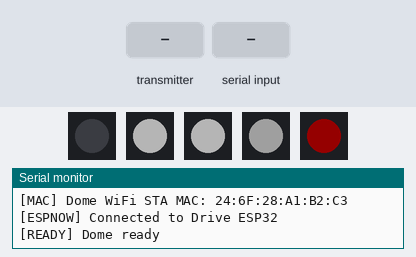
This sketch was run on a simulated ESP32. Parts: 5 × 1 RGB LEDs in strip order, left to right, the last lines printed to the serial monitor. The test bench sets the inputs (shaded band). Dim RGB values are drawn brighter than linear; the strip is taken to match the declared colour order; random numbers use the default seed unless the sketch sets one; EEPROM starts erased.

Above: at 3.6 s.
3.7 s: the transmitter starts sending psi = 1024
6.7 s: "setmac,45\n" received over Serial
At 9.6 s:
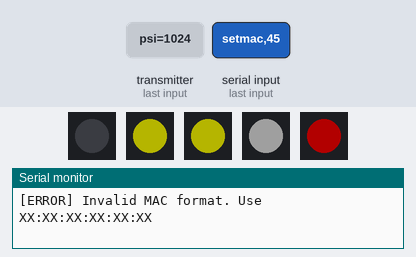
9.7 s: "30,150\n" received over Serial
12.7 s: "6\n" received over Serial
15.7 s: "debug\n" received over Serial
At 18.6 s:
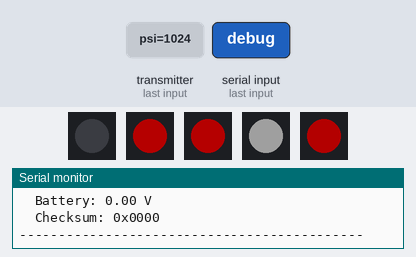
18.7 s: the transmitter starts sending bat = 100
Timing chart, 0 to 22.7 s (numbered marks = the images above; inputs shaded):
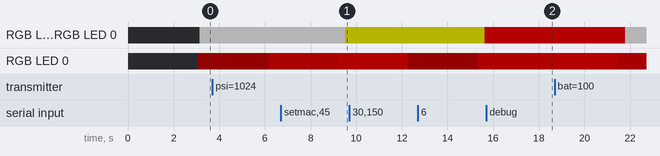

The sketch:

ESP32_DOME_RC3.ino
```cpp
#include <Adafruit_NeoPixel.h>
#include <esp_now.h>
#include <WiFi.h>
#include "esp_wifi.h"
#include "esp_sleep.h"

#include <Preferences.h>
Preferences prefs;

// ---------------- CONFIG ----------------

#define psiPIN     25
#define sLogicPIN  27
#define lLogicPIN  33
#define hpPIN      15
#define eyePIN     32
#define battPin    A13 // GPIO35

#define NUM_PIXELS 1
#define BRIGHTNESS 64

#define WIFI_CHANNEL 11
#define HEARTBEAT_LED 2  // Built-in LED on many ESP32 boards

// ESPNOW peer MAC
uint8_t masterMAC[] = {0xC4, 0x5B, 0xBE, 0x90, 0x6A, 0x68};

// ------------------- CONFIGURABLE DEFAULTS -------------------
static const char* DEFAULT_REVISION = "Joe Drive Rev 1.0 RC3 DOME";
static const char* DEFAULT_REVISION_DATE = "2026-03-02";

const unsigned long SHOW_AFTER_MS = 5000;

bool shownAfterWait = false;
unsigned long bootMs = 0;

#pragma pack(push, 1)
typedef struct struct_message {

  int psi;          // Flicker flag
  int anim;         // Animation code
  float bat;        // Battery voltage

  uint16_t checksum = 0;
} struct_message;
#pragma pack(pop)

struct_message incoming;
struct_message outgoing;

Adafruit_NeoPixel PSI(NUM_PIXELS, psiPIN, NEO_GRB + NEO_KHZ800);
Adafruit_NeoPixel sLOGIC(NUM_PIXELS, sLogicPIN, NEO_GRB + NEO_KHZ800);
Adafruit_NeoPixel lLOGIC(NUM_PIXELS, lLogicPIN, NEO_GRB + NEO_KHZ800);
Adafruit_NeoPixel HP(NUM_PIXELS, hpPIN, NEO_RGB + NEO_KHZ800);
Adafruit_NeoPixel EYE(NUM_PIXELS, eyePIN, NEO_GRB + NEO_KHZ800);

bool debugLocal = false;

// Timers
unsigned long lastEyeUpdate = 0;
unsigned long lastLogicUpdate = 0;
unsigned long lastRainbowUpdate = 0;
unsigned long flickerEndTime = 0;
unsigned long lastDataTime = 0;
unsigned long lastBatteryUpdate = 0;

bool shouldFlicker = false;

// Sleep logic
RTC_DATA_ATTR bool wake = true;
const unsigned long SLEEP_TIMEOUT = 15UL * 60UL * 1000UL; // 15 min
const unsigned long BATTERY_INTERVAL = 5UL * 60UL * 1000UL; // 5 min

// Animation state machine
enum AnimState { IDLE, RAINBOW, RED, BLUE };
AnimState currentAnim = IDLE;

// Serial command buffer
String cmdBuffer = "";

// === Function Prototypes ===
void OnDataRecv(const uint8_t *mac, const uint8_t *data, int len);
// void OnDataSent(const uint8_t *mac_addr, esp_now_send_status_t status);
void checkSerialCommand();
void updateAnimations();
void handleAnimation();
void rainbowCycle();
void sendBattery();
float readBatteryVoltage();
uint16_t calculateChecksum(const struct_message &d);
void bootFeedback();

void setup() {
  Serial.begin(115200);
  unsigned long start = millis();
  while (!Serial && millis() - start < 2000) {
      ; // Wait max 2 seconds for Serial
  }
  Serial.println(F("\n=== Dome ESP32 Boot ==="));
  Serial.println(F("Instructions:"));
  Serial.println(F("1. Ensure Drive Master MAC is correct in masterMAC[]"));
  Serial.println(F("2. Type 'debug' to toggle local debug"));
  Serial.println(F("3. Device will sleep after 15 min inactivity"));
  Serial.println(F("--------------------------------------------"));

  bootMs = millis();
  // Display right after reboot (every boot)
  showBuildInfoSerial("BOOT");

  prefs.begin("dome", false);

  // Load MAC from prefs if available
  String savedMAC = prefs.getString("masterMAC", "");
  if (savedMAC.length() == 17) { // Valid MAC format
    Serial.printf("[MAC] Loaded saved Drive Master MAC: %s\n", savedMAC.c_str());
    parseMAC(savedMAC, masterMAC);
  } else {
    Serial.println("[MAC] Using default Drive Master MAC");
  }

  pinMode(battPin, INPUT_PULLUP);

  // Boot LED feedback
  bootFeedback();

  // Wake-up cause
  if (esp_sleep_get_wakeup_cause() == ESP_SLEEP_WAKEUP_EXT0) {
    wake = !wake;
    Serial.printf("[WAKE] Button pressed. New state: %s\n", wake ? "AWAKE" : "SLEEP");
  }
  if (!wake) {
    Serial.println("[SLEEP] Going back to sleep...");
    esp_sleep_enable_ext0_wakeup(GPIO_NUM_35, 0);
    esp_deep_sleep_start();
  }

  WiFi.mode(WIFI_STA);
  esp_wifi_set_channel(WIFI_CHANNEL, WIFI_SECOND_CHAN_NONE);

  uint8_t mac[6];
  esp_read_mac(mac, ESP_MAC_WIFI_STA);
  Serial.printf("[MAC] Dome WiFi STA MAC: %02X:%02X:%02X:%02X:%02X:%02X\n", mac[0], mac[1], mac[2], mac[3], mac[4], mac[5]);

  if (esp_now_init() != ESP_OK) {
    Serial.println(F("[ESPNOW] Init Failed"));
    return;
  }
  esp_now_register_recv_cb(OnDataRecv);
  // esp_now_register_send_cb(OnDataSent);

  esp_now_peer_info_t peerInfo = {};
  memcpy(peerInfo.peer_addr, masterMAC, 6);
  peerInfo.channel = WIFI_CHANNEL;
  peerInfo.encrypt = false;
  if (esp_now_add_peer(&peerInfo) != ESP_OK) {
    Serial.println(F("[ESPNOW] Failed to add Drive peer"));
  } else {
    Serial.println(F("[ESPNOW] Connected to Drive ESP32"));
  }

  PSI.begin(); sLOGIC.begin(); lLOGIC.begin(); HP.begin(); EYE.begin();
  PSI.setBrightness(BRIGHTNESS);
  sLOGIC.setBrightness(BRIGHTNESS);
  lLOGIC.setBrightness(BRIGHTNESS);
  HP.setBrightness(BRIGHTNESS);
  EYE.setBrightness(BRIGHTNESS);

  PSI.clear(); sLOGIC.clear(); lLOGIC.clear(); HP.clear(); EYE.clear();
  PSI.show(); sLOGIC.show(); lLOGIC.show(); HP.show(); EYE.show();

  Serial.println(F("[READY] Dome ready"));

  lastDataTime = millis();
  lastBatteryUpdate = millis();
}

void loop() {
  checkSerialCommand();
  updateAnimations();
  handleAnimation();

  // Display after waiting (once)
  if (!shownAfterWait && (millis() - bootMs) >= SHOW_AFTER_MS) {
    shownAfterWait = true;
    showBuildInfoSerial("AFTER WAIT");
  }

  // Inactivity sleep
  if (millis() - lastDataTime > SLEEP_TIMEOUT) {
    Serial.println("[TIMEOUT] No data for 15 mins. Sleeping...");
    esp_sleep_enable_ext0_wakeup(GPIO_NUM_35, 0);
    esp_deep_sleep_start();
  }
}


bool parseMAC(const String &macStr, uint8_t *macArray) {
  int values[6];
  if (sscanf(macStr.c_str(), "%x:%x:%x:%x:%x:%x",
             &values[0], &values[1], &values[2],
             &values[3], &values[4], &values[5]) == 6) {
    for (int i = 0; i < 6; i++) macArray[i] = (uint8_t)values[i];
    return true;
  }
  return false;
}

// === Functions ===
void checkSerialCommand() {
  while (Serial.available()) {
    char c = Serial.read();
    if (c == '\n') {
      cmdBuffer.trim();
      cmdBuffer.toLowerCase();
      if (cmdBuffer == "debug") {
        debugLocal = !debugLocal;
        Serial.println(debugLocal ? F("Dome local debug ENABLED") : F("Dome local debug DISABLED"));
      }
    if (cmdBuffer.startsWith("setmac")) {
      String macStr = cmdBuffer.substring(6);
      macStr.trim();
      if (parseMAC(macStr, masterMAC)) {
        prefs.putString("masterMAC", macStr);
        Serial.printf("[MAC] New MAC saved: %s\n", macStr.c_str());
      } else {
        Serial.println("[ERROR] Invalid MAC format. Use XX:XX:XX:XX:XX:XX");
      }
    }
    if (cmdBuffer == "help") {
      Serial.println("You can use help, debug or setmac XX.XX.XX.XX.XX");
    }
      cmdBuffer = "";
    } else {
      cmdBuffer += c;
    }


  }
}

void updateAnimations() {
  unsigned long currentMillis = millis();

  // Flicker
  // if (shouldFlicker && currentMillis <= flickerEndTime) {

if (incoming.psi != 0) {
  PSI.setPixelColor(0, PSI.Color(0, 0, random(100, 255)));
  PSI.show();
} else if (shouldFlicker && currentMillis <= flickerEndTime) {
    PSI.setPixelColor(0, PSI.Color(0, 0, random(100, 255)));
    PSI.show();
  } else if (shouldFlicker) {
    shouldFlicker = false;
    PSI.clear(); PSI.show();
  }

  // Eye update
  if (currentMillis - lastEyeUpdate > random(3000, 10000)) {
    EYE.setPixelColor(0, EYE.Color(random(50, 255), 0, 0));
    EYE.show();
    lastEyeUpdate = currentMillis;
  }

  // Logic update
  if (currentMillis - lastLogicUpdate > random(3000, 10000)) {
    uint32_t colors[] = {
      sLOGIC.Color(255, 255, 0),
      sLOGIC.Color(255, 0, 0),
      sLOGIC.Color(255, 255, 255)
    };
    uint8_t idx = random(0, 3);
    sLOGIC.setPixelColor(0, colors[idx]);
    lLOGIC.setPixelColor(0, colors[idx]);
    sLOGIC.show(); lLOGIC.show();
    lastLogicUpdate = currentMillis;
  }

  HP.setPixelColor(0, HP.Color(128, 128, 128));
  HP.show();
}

void handleAnimation() {
  switch(currentAnim) {
    case RAINBOW: rainbowCycle(); break;
    case RED: PSI.setPixelColor(0, PSI.Color(255, 0, 0)); PSI.show(); break;
    case BLUE: PSI.setPixelColor(0, PSI.Color(0, 0, 255)); PSI.show(); break;
    default: PSI.clear(); PSI.show(); break;
  }
}

void rainbowCycle() {
  static uint16_t hue = 0;
  if (millis() - lastRainbowUpdate > 50) {
    PSI.setPixelColor(0, PSI.gamma32(PSI.ColorHSV(hue)));
    sLOGIC.setPixelColor(0, sLOGIC.gamma32(sLOGIC.ColorHSV(hue + 5000)));
    lLOGIC.setPixelColor(0, lLOGIC.gamma32(lLOGIC.ColorHSV(hue + 10000)));
    HP.setPixelColor(0, HP.gamma32(HP.ColorHSV(hue + 15000)));
    EYE.setPixelColor(0, EYE.gamma32(EYE.ColorHSV(hue + 20000)));
    PSI.show(); sLOGIC.show(); lLOGIC.show(); HP.show(); EYE.show();
    hue += 256;
    lastRainbowUpdate = millis();
  }
}


void OnDataRecv(const uint8_t *mac, const uint8_t *data, int len) {
  if (len != sizeof(incoming)) return;
  memcpy(&incoming, data, sizeof(incoming));
  lastDataTime = millis();

  if (debugLocal) {
    Serial.println(F("[ESP-NOW] Received data from Drive:"));
    Serial.printf("  MAC: %02X:%02X:%02X:%02X:%02X:%02X\n",
                  mac[0], mac[1], mac[2], mac[3], mac[4], mac[5]);
    Serial.printf("  PSI Flicker: %s\n", incoming.psi ? "ON" : "OFF");
    Serial.printf("  Animation: %d\n", incoming.anim);
    Serial.printf("  Battery: %.2f V\n", incoming.bat);
    Serial.printf("  Checksum: 0x%04X\n", incoming.checksum);
    Serial.println(F("--------------------------------------------"));
  }

  // Flicker logic
  if (incoming.psi != 0 && !shouldFlicker) {
    shouldFlicker = true;
    flickerEndTime = millis() + random(1000, 3000);
  }

  // Update animation state
  switch(incoming.anim) {
    case 1: currentAnim = RAINBOW; break;
    case 2: currentAnim = RED; break;
    case 3: currentAnim = BLUE; break;
    default: currentAnim = IDLE; break;
  }
}

void OnDataSent(const uint8_t *mac_addr, esp_now_send_status_t status) {
  if (debugLocal) {
    Serial.printf("[SEND STATUS] %s\n", status == ESP_NOW_SEND_SUCCESS ? "Success" : "Fail");
  }
}

void sendBattery() {
  float voltage = readBatteryVoltage();
  outgoing.bat = voltage;
  outgoing.checksum = calculateChecksum(outgoing);
  esp_now_send(masterMAC, (uint8_t*)&outgoing, sizeof(outgoing));
  if (debugLocal) {
    Serial.printf("[SEND] Battery=%.2fV\n", voltage);
  }
}

float readBatteryVoltage() {
  int raw = analogRead(battPin);
  return (raw / 4095.0) * 3.3 * 2.0;
}

uint16_t calculateChecksum(const struct_message &d) {
  const uint8_t* p = (const uint8_t*)&d;
  uint16_t s = 0;
  for (size_t i = 0; i < sizeof(d) - sizeof(d.checksum); i++) {
    s += p[i];
  }
  return s;
}

void bootFeedback() {
  unsigned long start = millis();
  bool ledOn = false;
  while (millis() - start < 1200) {
    if ((millis() / 200) % 2 == 0 && !ledOn) {
      PSI.setPixelColor(0, PSI.Color(0, 255, 0));
      PSI.show();
      ledOn = true;
    } else if ((millis() / 200) % 2 == 1 && ledOn) {
      PSI.clear(); PSI.show();
      ledOn = false;
    }
  }
}

void showBuildInfoSerial(const char* prefix)
{
  Serial.print(prefix);
  Serial.print(" | ");
  Serial.print(DEFAULT_REVISION);
  Serial.print(" | ");
  Serial.println(DEFAULT_REVISION_DATE);
}
```
